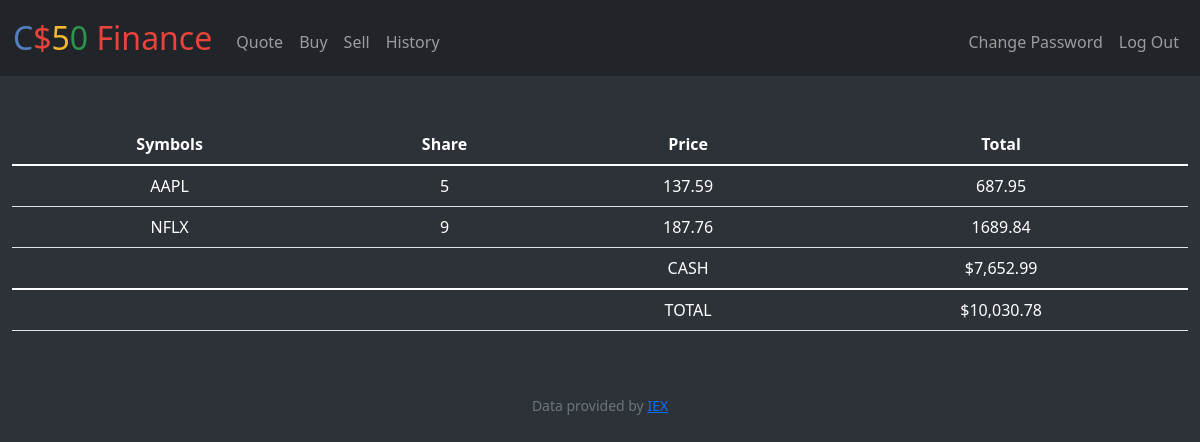
/ (signed in), run on the app's committed database.
### tables this page shows
CREATE TABLE 'transactions' ('*id' INTEGER PRIMARY KEY NOT NULL, 'user_id' INTEGER, 'symbol' TEXT, 'shares' INTEGER, 'price' REAL,'datetime' DATETIME DEFAULT CURRENT_TIMESTAMP);

CREATE TABLE users (id INTEGER PRIMARY KEY AUTOINCREMENT NOT NULL, username TEXT NOT NULL, hash TEXT NOT NULL, cash NUMERIC NOT NULL DEFAULT 10000.00);

### app.py (the view)
@app.route("/" , methods=["GET"])
@login_required
def index():
    user_id = session["user_id"]
    transactions = db.execute("SELECT * FROM (SELECT symbol, SUM(shares) as shares, price FROM transactions WHERE user_id=? GROUP by symbol) WHERE shares !=0 ",user_id)
    cash_db = db.execute("SELECT cash FROM users WHERE id=?",user_id)
    cash = cash_db[0]["cash"]
    total = cash
    for shares in transactions:
        total += shares["price"] * shares["shares"]
    return render_template ("index.html", database = transactions, cash = cash , total = total)

### app.py (called while the page is built)
@app.after_request
def after_request(response):
    response.headers["Cache-Control"] = "no-cache, no-store, must-revalidate"
    response.headers["Expires"] = 0
    response.headers["Pragma"] = "no-cache"
    return response

### helpers.py (called while the page is built)
def login_required(f):
    @wraps(f)
    def decorated_function(*args, **kwargs):
        if session.get("user_id") is None:
            return redirect("/login")
        return f(*args, **kwargs)
    return decorated_function

def usd(value):
    return f"${value:,.2f}"

### templates/index.html (shortened to what this page needs)
{% extends "layout.html" %}
{% block main %}
<table class="table">
  <thead>
    <tr>
      <th scope="col">Symbols</th>
      <th scope="col">Share</th>
      <th scope="col">Price</th>
      <th scope="col">Total</th>
    </tr>
  </thead>
  <tbody>
  {% for row in database %}
      <tr>
        <td>
          {{row["symbol"]}}
        </td>
        <td>
          {{row["shares"]}}
        </td>
        <td>
          {{row["price"]}}
        </td>
        <td>
          {{ row["shares"]*row["price"]}}
        </td>
      </tr>
  {% endfor %}
      <tr>
        <td></td>
        <td></td>
        <td>CASH</td>
        <td>{{cash|usd}}</td>
      </tr>
      <tr>
      <tfoot>
        <td></td>
        <td></td>
        <td>TOTAL</td>
        <td>{{total|usd}}</td>
      </tr>
  </tbody>
</table>
{% endblock %}

### static/styles.css (style rules this page uses)
.table { color:#ffffff !important ; }

### data on the page
transactions: symbol "AAPL", shares "5", price "137.59", row "687.95"
transactions: symbol "NFLX", shares "9", price "187.76", row "1689.84"
users: cash "$7,652.99"

### other printed values
{{ total|usd }} "$10,030.78"
